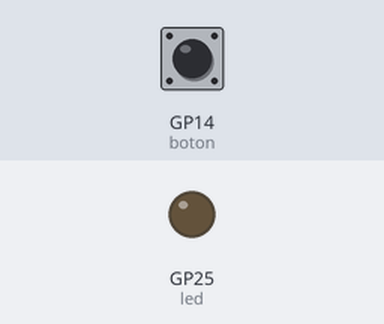
A program run on a simulated Raspberry Pi Pico running MicroPython. On the bench: output pins drawn as LEDs (lit = HIGH). Inputs (shaded band) come from the test bench; at power-on: GP14 (boton) LOW.

Above: at 1.2 s.
1.3 s: GP14 (boton) pulled HIGH for 0.25 s
At 1.5 s:
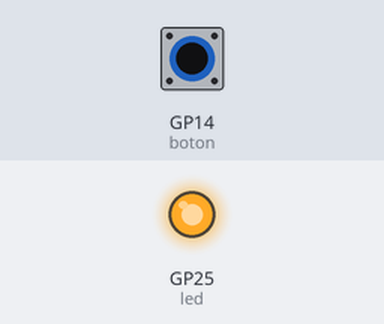
3.1 s: GP14 (boton) pulled HIGH for 3.2 s
At 7.0 s:
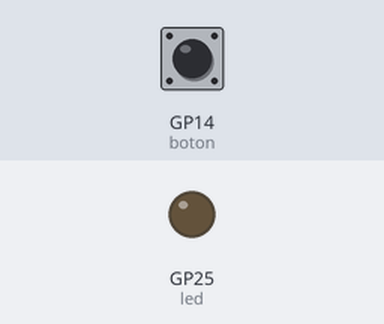
Timing chart, 0 to 8.5 s (numbered marks = the images above; inputs shaded):
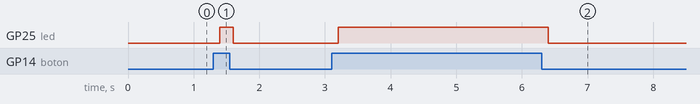

Measured:
- after the input at 1.3 s, GP25 (led): LOW → HIGH after 0.10 s, → LOW 0.20 s later
- after the input at 3.1 s, GP25 (led): LOW → HIGH after 0.10 s, → LOW 3.2 s later

The program:

entrada_digital.py
```python
from machine import Pin # Importar el método Pin desde la librería machine
import time # Importar librería time
led = machine.Pin(25, machine.Pin.OUT) # GPIO 25 como salida
boton = machine.Pin(14, machine.Pin.IN) #GPIO14 definido como entrada

while True:
    led.value(boton()) # Salida del LED según el valor del pulsador
    time.sleep(0.2) # Espera 200 milisegundos
    
```
